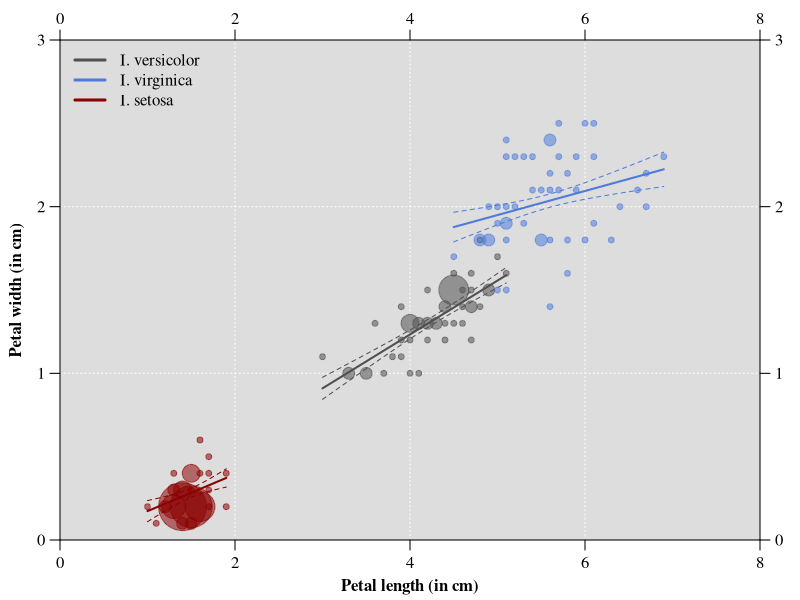

This chart was generated by the following R code:
## @knitr Exercise_1

## Importing data
tab <- read.delim('../data/iris.txt')

## Graphical parameters settings
par(xaxs = 'i', yaxs = 'i', mar = c(3, 3, 2, 2), family = 'serif')

## Empty plot
plot(0, xlim = c(0, 8), ylim = c(0, 3), type = 'n', ann = FALSE, axes = FALSE)

## Grid
rect(0, 0, 8, 3, col = '#dddddd', border = NA)
abline(v = c(2, 4, 6), col = 'white', lty = 3)
abline(h = c(1, 2), col = 'white', lty = 3)

## x-Axis
par(mgp = c(3, 0.6, 0))
axis(side = 1, at = seq(0, 8, by = 2), labels = seq(0, 8, by = 2))
axis(side = 3, at = seq(0, 8, by = 2), labels = seq(0, 8, by = 2))
mtext(text = 'Petal length (in cm)', side = 1, line = 1.75, font = 2)

## y-Axis
par(mgp = c(3, 0.75, 0))
axis(side = 2, at = seq(0, 3, by = 1), labels = seq(0, 3, by = 1), las = 1)
axis(side = 4, at = seq(0, 3, by = 1), labels = seq(0, 3, by = 1), las = 1)
mtext(text = 'Petal width (in cm)', side = 2, line = 1.75, font = 2)

## Parameters
spp  <- c('versicolor', 'virginica', 'setosa')
col1 <- c('#505050', '#4e7bdb', '#8b0000')
col2 <- c('#50505088', '#4e7bdb88', '#8b000088')

for (i in 1 : length(spp)){

    ## Add points
    rat <- tab[tab$species == spp[i], ]
    points(rat[ , c('petal.l', 'petal.w')], col = col2[i], bg = col2[i],
           cex = rat[ , 'n']/1.25, pch = 21)

    ## Linear regression
    mod <- lm(petal.w ~ petal.l, data = rat)
    newrat <- data.frame(petal.l = seq(min(rat[ , 'petal.l']), max(rat[ , 'petal.l']), by = 0.05))
    ypred <- predict(object = mod, newdata = newrat, se.fit = TRUE)

    ## Add lines
    lines(x = newrat$petal.l, y = ypred$fit, col = col1[i], lwd = 2)
    lines(x = newrat$petal.l, y = ypred$fit + ypred$se.fit, col = col1[i], lwd = 1, lty = 2)
    lines(x = newrat$petal.l, y = ypred$fit - ypred$se.fit, col = col1[i], lwd = 1, lty = 2)
}

## Add legend
legend('topleft', lwd = 3, col = col1, legend = paste('I.', spp), bty = 'n')

## @knitr end_Exercise_1
